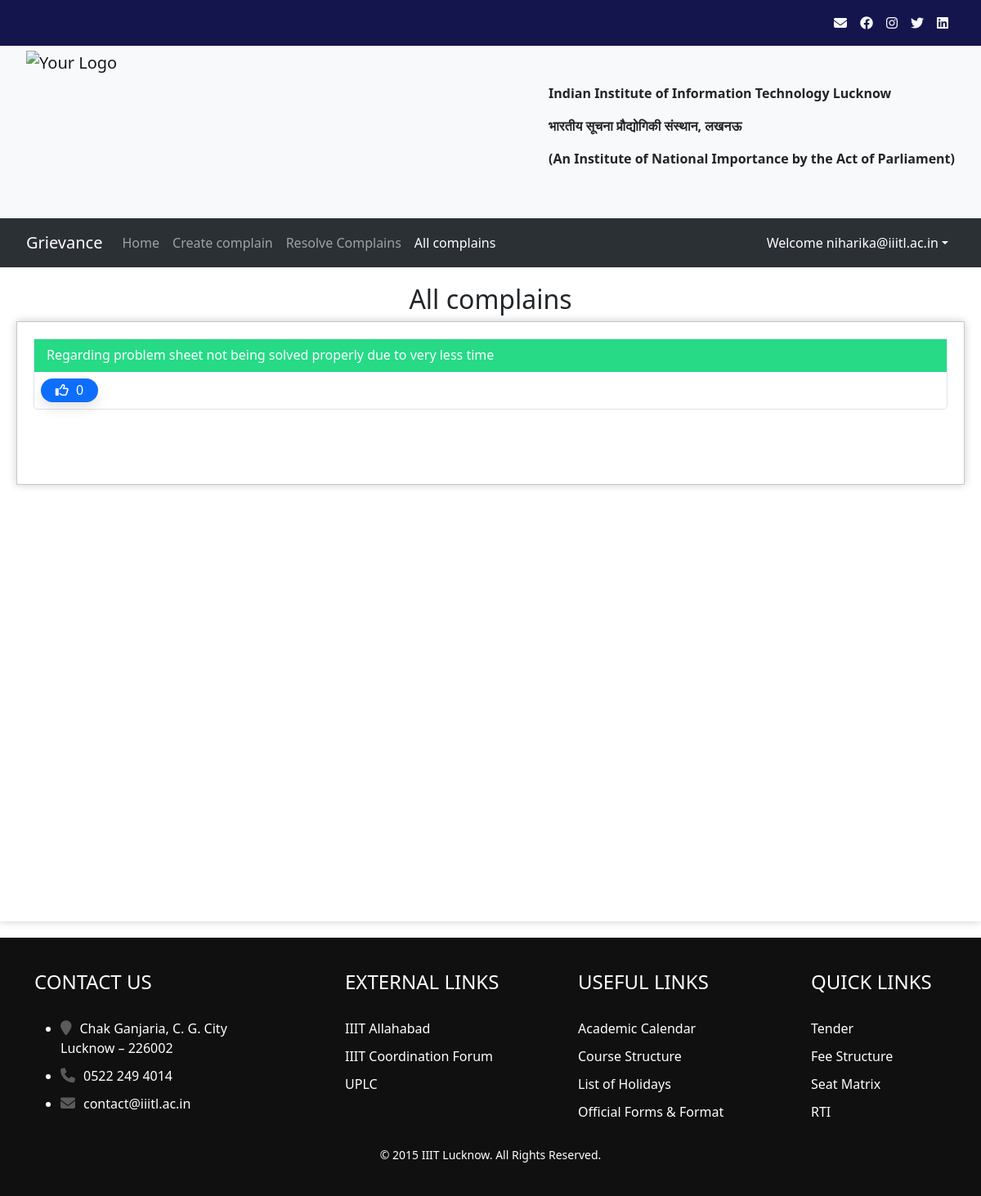
Before: /allcomplain (signed in) with the older database file.
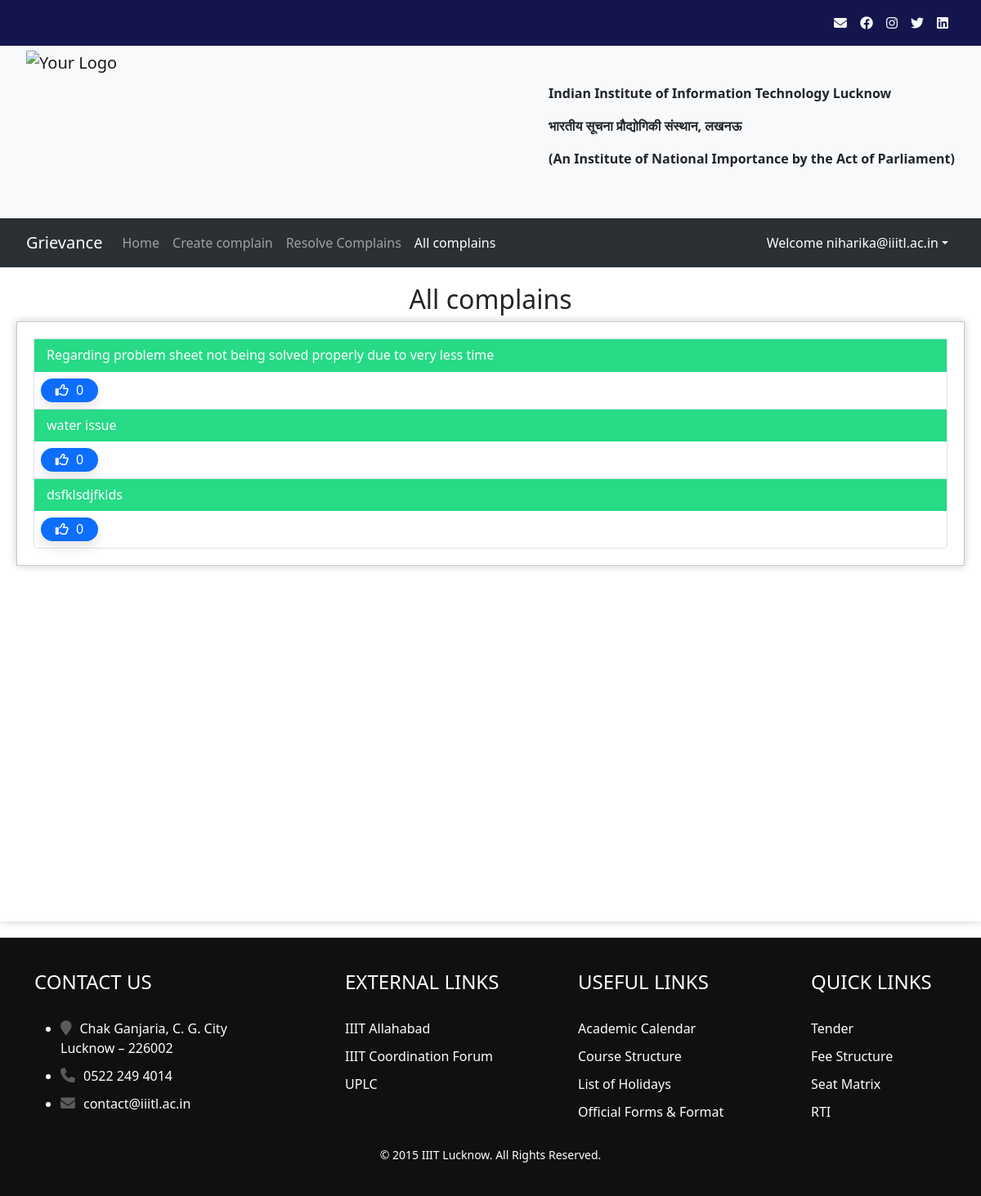
After: the same page with the newer database file.
### complainapp/models.py (models this page shows, shortened)
class Complain(models.Model):
    id = models.AutoField
    heading = models.CharField(max_length=300)
    description = models.TextField()
    registered_by = models.ForeignKey(Profile, on_delete=models.CASCADE)
    registered_to = models.ForeignKey('Designation', on_delete=models.CASCADE)
    registered_date = models.DateField(default=now, db_index=True)
    response_date = models.DateField(default=datetime.utcnow() + timedelta(days=2))
    completed = models.BooleanField(default=False)
    likes = models.ManyToManyField(User,related_name="postlike", blank=True, db_index=True)

### complainapp/views.py (the view)
# urls.py: path('allcomplain', views.allcomplain, name = "allcomplain"),
@login_required(login_url='/')
def allcomplain(request):
    allcomplain = Complain.objects.all().filter()
    allcomplain = Complain.objects.filter(completed=False).annotate(like_count=Count('likes')).order_by('-like_count')
    return render(request,'complainapp/allcomplains.html',{'allcomplain':allcomplain})

### complainapp/context_processors.py (called while the page is built)
def has_designation(request):
    user = request.user
    if user.is_superuser:
        return {'has_designation': True}
    has_designation = False
    if user.is_authenticated:
        has_designation = Profile.objects.get(user=user).designation_holder.exists()
    return {'has_designation': has_designation}

### complainapp/templatetags/urlactive.py (called while the page is built)
@register.simple_tag(takes_context=True)
def navactive(context, url):
    if context['request'].path == reverse(url):
        return 'active'
    return ''

### templates/complainapp/allcomplains.html (shortened to what this page needs)
{% extends 'complainapp/basic.html' %}
{% load static %}
{% block style %}
<link rel="stylesheet" href="{% static '/css/complainapp/respondcomplain.css' %}">
{% endblock style %}
{% block body %}
<div class="content-enclosure">
    <h2 class='text-center'>All complains</h2>
    <div class="complains1" style="min-height:200px">
        <div class="list-group complain-list" style="border-radius:0px 0px 5px 5px">
            {% for complain in allcomplain %}
            <div class="list-group-item complain-class" aria-current="true">
                <h6 class="complain-subject">{{ complain.heading }}</h6>
                <form action="{% url 'postlike' %}" method="POST" style="margin-left:auto;display:flex;"> {% csrf_token %}
                    <div class="cwrapper">
                        {% if user not in complain.likes.all %}
                        <button type="submit" class="btn-like like m-2"><i class="far fa-thumbs-up liking"></i> <span class="like-count">{{ complain.likes.all.count }}</span> </button>
                        {% else %}
                        <button type="submit" class="btn-like unlike m-2"><i class="fas fa-thumbs-up liking"></i> <span class="like-count">{{ complain.likes.all.count }}</span> </button>
                        {% endif %}
                    </div>
                </form>
            </div>
            {% endfor %}
        </div>
    </div>
</div>
{% endblock body %}

Changed rows visible on the page:
added Complain: heading "water issue", likes.all.count "0"
added Complain: heading "dsfklsdjfklds", likes.all.count "0"
